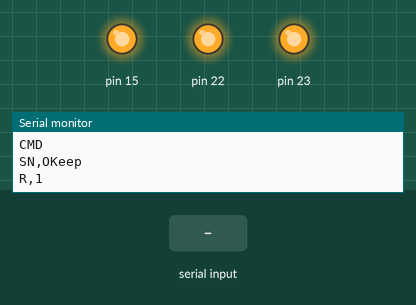
Simulated run of this sketch. Board: Arduino Uno, built with avr-gcc and run on an emulated ATmega328P. On the bench: output pins drawn as LEDs (lit = HIGH), the last lines printed to the serial monitor. The test bench sets the inputs (shaded band).

Above: at 5.3 s.
5.4 s: "a" received over Serial
7.1 s: "1" received over Serial
At 8.0 s:
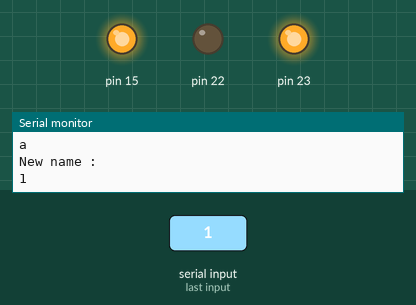
Timing chart, 0 to 12.7 s (numbered marks = the images above; inputs shaded):
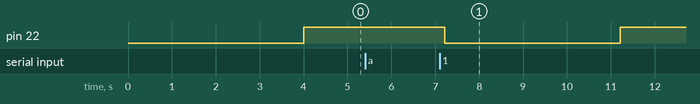

Measured:
- after the input at 7.1 s, pin 22: HIGH → LOW after 0.11 s, → HIGH 4.0 s later

The sketch:

H_BT_Nom.ino
```cpp
char cmd;
#define NAME_SIZE 20
char device_name[NAME_SIZE+1]="casa";

void setup()
{
  // Enable BT
  DDRB |= 1 << PORTB7;
  PORTB |= 1 << PORTB7;

  // enable audio amp
  DDRC |= (1<<PORTC1);
  PORTC |= (1<<PORTC1);

/****   Set name   ****/
  // enter cmd mode
  DDRB |= 1 << PORTB6;
  PORTB &= ~(1 << PORTB6);

  Serial.begin(9600);
  delay(1000);
  Serial.print("CMD\r\n");
  delay(1000);
  Serial.print("SN,OKeep\r\n");
  delay(1000);
  Serial.print("R,1\r\n");
  delay(1000);

  PORTB |= 1 << PORTB6;// exit cmd mode*/
  delay(100);
/*********************/

  /* replace by
  Serial.end();
  Serial.begin(9600);
  to clean the buffer ?*/
  while(Serial.available())
  {
    cmd = Serial.read(); // Serial.read() = -1 if nothing available
    delay(1);
  }
}

void loop()
{
  int i=0;
  delay(100);

  if(Serial.available())
  {
    cmd = Serial.read(); // Serial.read() = -1 if nothing available
    Serial.println(cmd);
    delay(100);
    switch(cmd)
    {
      case 'a':
        Serial.println("New name :");
        delay(100);

        for(int n=0; n<NAME_SIZE; n++)
          device_name[n] = ' '; // reset name
        while(!Serial.available()){}  // wait for name to be written

        while(Serial.available())     // take all characters one by one
        {
          if(i<NAME_SIZE)
            device_name[i] = (char) Serial.read();    // record name until full
          else
            Serial.read(); // replace by clean buffer and break ?
          i++;
          delay(10);
        }
        i=0;

        Serial.println(device_name);
        delay(100);

     /****   Set name   ****/
        // enter cmd mode
        DDRB |= 1 << PORTB6;
        PORTB &= ~(1 << PORTB6);

        delay(1000);
        Serial.print("CMD\r\n");
        delay(1000);
        Serial.print("SN,");
        Serial.print(device_name);
        Serial.print("\r\n");
        delay(1000);
        Serial.print("R,1\r\n");
        delay(1000);

        PORTB |= 1 << PORTB6;// exit cmd mode*/
        delay(100);
     /*********************/

        Serial.end();
        Serial.begin(9600);
        break;
    }
  }

}
```
